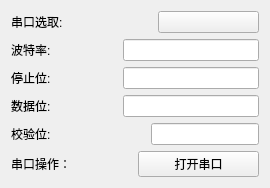
          <widget class="QWidget" name="tab_serial">
           <attribute name="title">
            <string>串口</string>
           </attribute>
           <layout class="QVBoxLayout" name="verticalLayout">
            <item>
             <layout class="QHBoxLayout" name="horizontalLayout_9">
              <item>
               <widget class="SubtitleLabel" name="SubtitleLabel">
                <property name="text">
                 <string>串口选取:</string>
                </property>
               </widget>
              </item>
              <item>
               <spacer name="horizontalSpacer_5">
                <property name="orientation">
                 <enum>Qt::Horizontal</enum>
                </property>
                <property name="sizeType">
                 <enum>QSizePolicy::Fixed</enum>
                </property>
                <property name="sizeHint" stdset="0">
                 <size>
                  <width>40</width>
                  <height>20</height>
                 </size>
                </property>
               </spacer>
              </item>
              <item>
               <widget class="ComboBox" name="comboBox_SerialSel">
                <property name="editable" stdset="0">
                 <bool>false</bool>
                </property>
               </widget>
              </item>
             </layout>
            </item>
            <item>
             <layout class="QHBoxLayout" name="horizontalLayout_7">
              <item>
               <widget class="SubtitleLabel" name="SubtitleLabel_2">
                <property name="text">
                 <string>波特率:</string>
                </property>
               </widget>
              </item>
              <item>
               <spacer name="horizontalSpacer">
                <property name="orientation">
                 <enum>Qt::Horizontal</enum>
                </property>
                <property name="sizeType">
                 <enum>QSizePolicy::Fixed</enum>
                </property>
                <property name="sizeHint" stdset="0">
                 <size>
                  <width>66</width>
                  <height>20</height>
                 </size>
                </property>
               </spacer>
              </item>
              <item>
               <widget class="EditableComboBox" name="comboBox_byterate">
                <property name="editable" stdset="0">
                 <bool>true</bool>
                </property>
               </widget>
              </item>
             </layout>
            </item>
            <item>
             <layout class="QHBoxLayout" name="horizontalLayout_8">
              <item>
               <widget class="SubtitleLabel" name="SubtitleLabel_3">
                <property name="text">
                 <string>停止位:</string>
                </property>
               </widget>
              </item>
              <item>
               <spacer name="horizontalSpacer_2">
                <property name="orientation">
                 <enum>Qt::Horizontal</enum>
                </property>
                <property name="sizeType">
                 <enum>QSizePolicy::Fixed</enum>
                </property>
                <property name="sizeHint" stdset="0">
                 <size>
                  <width>66</width>
                  <height>20</height>
                 </size>
                </property>
               </spacer>
              </item>
              <item>
               <widget class="EditableComboBox" name="comboBox_stop_bit">
                <property name="editable" stdset="0">
                 <bool>true</bool>
                </property>
               </widget>
              </item>
             </layout>
            </item>
            <item>
             <layout class="QHBoxLayout" name="horizontalLayout_10">
              <item>
               <widget class="SubtitleLabel" name="SubtitleLabel_4">
                <property name="text">
                 <string>数据位:</string>
                </property>
               </widget>
              </item>
              <item>
               <spacer name="horizontalSpacer_4">
                <property name="orientation">
                 <enum>Qt::Horizontal</enum>
                </property>
                <property name="sizeType">
                 <enum>QSizePolicy::Fixed</enum>
                </property>
                <property name="sizeHint" stdset="0">
                 <size>
                  <width>66</width>
                  <height>20</height>
                 </size>
                </property>
               </spacer>
              </item>
              <item>
               <widget class="EditableComboBox" name="comboBox_data_bit">
                <property name="editable" stdset="0">
                 <bool>true</bool>
                </property>
               </widget>
              </item>
             </layout>
            </item>
            <item>
             <layout class="QHBoxLayout" name="horizontalLayout_11">
              <item>
               <widget class="SubtitleLabel" name="SubtitleLabel_5">
                <property name="minimumSize">
                 <size>
                  <width>68</width>
                  <height>0</height>
                 </size>
                </property>
                <property name="text">
                 <string>校验位:</string>
                </property>
               </widget>
              </item>
              <item>
               <spacer name="horizontalSpacer_3">
                <property name="orientation">
                 <enum>Qt::Horizontal</enum>
                </property>
                <property name="sizeType">
                 <enum>QSizePolicy::Fixed</enum>
                </property>
                <property name="sizeHint" stdset="0">
                 <size>
                  <width>66</width>
                  <height>20</height>
                 </size>
                </property>
               </spacer>
              </item>
              <item>
               <widget class="EditableComboBox" name="comboBox_checkbit">
                <property name="editable" stdset="0">
                 <bool>true</bool>
                </property>
               </widget>
              </item>
             </layout>
            </item>
            <item>
             <layout class="QHBoxLayout" name="horizontalLayout_12">
              <item>
               <widget class="BodyLabel" name="BodyLabel">
                <property name="text">
                 <string>串口操作：</string>
                </property>
               </widget>
              </item>
              <item>
               <widget class="PrimaryPushButton" name="PrimaryPushButton_OpenSerial">
                <property name="text">
                 <string>打开串口</string>
                </property>
               </widget>
              </item>
             </layout>
            </item>
           </layout>
          </widget>
